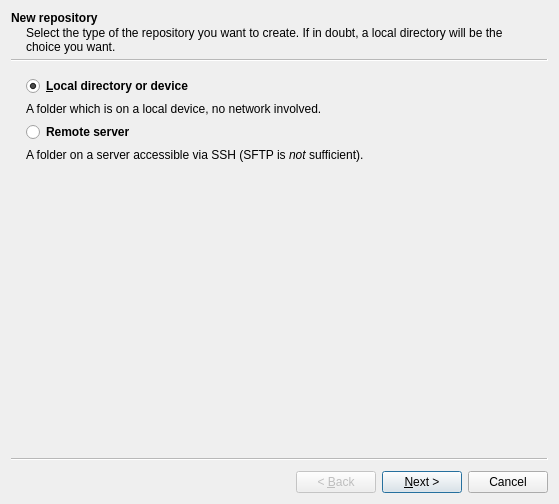
<?xml version="1.0" encoding="UTF-8"?>
<ui version="4.0">
 <class>Wizard</class>
 <widget class="QWizard" name="Wizard">
  <property name="geometry">
   <rect>
    <x>0</x>
    <y>0</y>
    <width>559</width>
    <height>504</height>
   </rect>
  </property>
  <property name="windowTitle">
   <string>Wizard</string>
  </property>
  <widget class="QWizardPage" name="page_type">
   <property name="title">
    <string>New repository</string>
   </property>
   <property name="subTitle">
    <string>Select the type of the repository you want to create. If in doubt, a local directory will be the choice you want.</string>
   </property>
   <layout class="QVBoxLayout" name="verticalLayout">
    <item>
     <widget class="QRadioButton" name="radioButton">
      <property name="font">
       <font>
        <weight>75</weight>
        <bold>true</bold>
       </font>
      </property>
      <property name="text">
       <string>&amp;Local directory or device</string>
      </property>
      <property name="checked">
       <bool>true</bool>
      </property>
     </widget>
    </item>
    <item>
     <widget class="QLabel" name="label_2">
      <property name="sizePolicy">
       <sizepolicy hsizetype="Preferred" vsizetype="Preferred">
        <horstretch>0</horstretch>
        <verstretch>0</verstretch>
       </sizepolicy>
      </property>
      <property name="text">
       <string>&lt;html&gt;&lt;head/&gt;&lt;body&gt;&lt;p&gt;A folder which is on a local device, no network involved.&lt;/p&gt;&lt;/body&gt;&lt;/html&gt;</string>
      </property>
      <property name="wordWrap">
       <bool>true</bool>
      </property>
     </widget>
    </item>
    <item>
     <widget class="QRadioButton" name="radioButton_2">
      <property name="font">
       <font>
        <weight>75</weight>
        <bold>true</bold>
       </font>
      </property>
      <property name="text">
       <string>Remote server</string>
      </property>
     </widget>
    </item>
    <item>
     <widget class="QLabel" name="label_3">
      <property name="text">
       <string>&lt;html&gt;&lt;head/&gt;&lt;body&gt;&lt;p&gt;A folder on a server accessible via SSH (SFTP is &lt;span style=&quot; font-style:italic;&quot;&gt;not&lt;/span&gt; sufficient).&lt;/p&gt;&lt;/body&gt;&lt;/html&gt;</string>
      </property>
     </widget>
    </item>
    <item>
     <spacer name="verticalSpacer">
      <property name="orientation">
       <enum>Qt::Vertical</enum>
      </property>
      <property name="sizeHint" stdset="0">
       <size>
        <width>20</width>
        <height>40</height>
       </size>
      </property>
     </spacer>
    </item>
   </layout>
  </widget>
  <widget class="QWizardPage" name="page_local_select_directory">
   <property name="title">
    <string>Local device</string>
   </property>
   <property name="subTitle">
    <string>Select the device and the directory on the device to use.</string>
   </property>
   <layout class="QVBoxLayout" name="verticalLayout_3">
    <item>
     <widget class="QLabel" name="label">
      <property name="sizePolicy">
       <sizepolicy hsizetype="Preferred" vsizetype="Minimum">
        <horstretch>0</horstretch>
        <verstretch>0</verstretch>
       </sizepolicy>
      </property>
      <property name="text">
       <string>&lt;html&gt;&lt;head/&gt;&lt;body&gt;&lt;p&gt;If the device you want to store backups on is removable, connect it now.&lt;/p&gt;&lt;/body&gt;&lt;/html&gt;</string>
      </property>
      <property name="wordWrap">
       <bool>true</bool>
      </property>
     </widget>
    </item>
    <item>
     <layout class="QFormLayout" name="formLayout_2">
      <item row="0" column="0">
       <widget class="QLabel" name="label_4">
        <property name="text">
         <string>Directory</string>
        </property>
       </widget>
      </item>
      <item row="0" column="1">
       <widget class="QLineEdit" name="directory"/>
      </item>
     </layout>
    </item>
    <item>
     <widget class="QGroupBox" name="groupBox">
      <property name="sizePolicy">
       <sizepolicy hsizetype="Preferred" vsizetype="Preferred">
        <horstretch>0</horstretch>
        <verstretch>0</verstretch>
       </sizepolicy>
      </property>
      <property name="title">
       <string>Device information</string>
      </property>
      <layout class="QFormLayout" name="formLayout">
       <item row="0" column="0">
        <widget class="QLabel" name="label_5">
         <property name="text">
          <string>Type</string>
         </property>
        </widget>
       </item>
       <item row="1" column="0">
        <widget class="QLabel" name="label_6">
         <property name="text">
          <string>Size</string>
         </property>
        </widget>
       </item>
       <item row="2" column="0">
        <widget class="QLabel" name="label_7">
         <property name="text">
          <string>Partition size</string>
         </property>
        </widget>
       </item>
       <item row="3" column="0">
        <widget class="QLabel" name="label_8">
         <property name="text">
          <string>Free space</string>
         </property>
        </widget>
       </item>
       <item row="0" column="1">
        <widget class="QLineEdit" name="device_info_type">
         <property name="readOnly">
          <bool>true</bool>
         </property>
        </widget>
       </item>
       <item row="1" column="1">
        <widget class="QLineEdit" name="device_info_size">
         <property name="readOnly">
          <bool>true</bool>
         </property>
        </widget>
       </item>
       <item row="2" column="1">
        <widget class="QLineEdit" name="device_info_partition_size">
         <property name="readOnly">
          <bool>true</bool>
         </property>
        </widget>
       </item>
       <item row="3" column="1">
        <widget class="QLineEdit" name="device_info_free_space">
         <property name="readOnly">
          <bool>true</bool>
         </property>
        </widget>
       </item>
      </layout>
     </widget>
    </item>
    <item>
     <widget class="QGroupBox" name="groupBox_2">
      <property name="title">
       <string>Removable device settings</string>
      </property>
      <layout class="QVBoxLayout" name="verticalLayout_4">
       <item>
        <widget class="QLabel" name="label_20">
         <property name="text">
          <string>&lt;html&gt;&lt;head/&gt;&lt;body&gt;&lt;p&gt;&lt;span style=&quot; font-weight:600;&quot;&gt;Note:&lt;/span&gt; If the device is not connected when the backup is supposed to run, a notification will inform you that you should plug the device in. Once the device is plugged in, the jobs affecting the device will be scheduled.&lt;/p&gt;&lt;/body&gt;&lt;/html&gt;</string>
         </property>
         <property name="wordWrap">
          <bool>true</bool>
         </property>
        </widget>
       </item>
       <item>
        <widget class="QCheckBox" name="checkBox">
         <property name="toolTip">
          <string>&lt;html&gt;&lt;head/&gt;&lt;body&gt;&lt;p&gt;When checked, jobs which are scheduled for the interval during which the device is plugged in are run immediately (with short grace period) instead of at their scheduled time. This is handy for daily backup jobs: simply plug in the device and &lt;span style=&quot; font-style:italic;&quot;&gt;cuteborg&lt;/span&gt; will do its duty.&lt;/p&gt;&lt;/body&gt;&lt;/html&gt;</string>
         </property>
         <property name="text">
          <string>Allow to run jobs early when the device is being plugged in</string>
         </property>
        </widget>
       </item>
      </layout>
     </widget>
    </item>
   </layout>
  </widget>
  <widget class="QWizardPage" name="page_remote_configure">
   <property name="title">
    <string>Remote repository</string>
   </property>
   <property name="subTitle">
    <string>Configure the connection to the remote repository.</string>
   </property>
   <layout class="QFormLayout" name="formLayout_3">
    <item row="0" column="0">
     <widget class="QLabel" name="label_12">
      <property name="text">
       <string>Host name</string>
      </property>
     </widget>
    </item>
    <item row="0" column="1">
     <widget class="QLineEdit" name="ssh_host"/>
    </item>
    <item row="1" column="0">
     <widget class="QLabel" name="label_9">
      <property name="text">
       <string>User</string>
      </property>
     </widget>
    </item>
    <item row="1" column="1">
     <widget class="QLineEdit" name="ssh_user">
      <property name="clearButtonEnabled">
       <bool>true</bool>
      </property>
     </widget>
    </item>
    <item row="2" column="0">
     <widget class="QLabel" name="label_11">
      <property name="text">
       <string>Port</string>
      </property>
     </widget>
    </item>
    <item row="2" column="1">
     <widget class="QSpinBox" name="ssh_port">
      <property name="minimum">
       <number>1</number>
      </property>
      <property name="maximum">
       <number>65535</number>
      </property>
      <property name="value">
       <number>22</number>
      </property>
     </widget>
    </item>
    <item row="3" column="0">
     <widget class="QLabel" name="label_13">
      <property name="text">
       <string>Identity file</string>
      </property>
     </widget>
    </item>
    <item row="3" column="1">
     <widget class="QLineEdit" name="ssh_identity_file">
      <property name="clearButtonEnabled">
       <bool>true</bool>
      </property>
     </widget>
    </item>
    <item row="4" column="0">
     <widget class="QLabel" name="label_10">
      <property name="text">
       <string>Path</string>
      </property>
     </widget>
    </item>
    <item row="4" column="1">
     <widget class="QLineEdit" name="ssh_remote_path"/>
    </item>
    <item row="5" column="0">
     <widget class="QLabel" name="label_14">
      <property name="text">
       <string>Remote borg executable</string>
      </property>
     </widget>
    </item>
    <item row="5" column="1">
     <widget class="QLineEdit" name="ssh_remote_port">
      <property name="clearButtonEnabled">
       <bool>true</bool>
      </property>
     </widget>
    </item>
    <item row="6" column="0">
     <widget class="QLabel" name="label_15">
      <property name="text">
       <string>SSH command line</string>
      </property>
     </widget>
    </item>
    <item row="6" column="1">
     <widget class="QLineEdit" name="ssh_command_line">
      <property name="readOnly">
       <bool>true</bool>
      </property>
     </widget>
    </item>
    <item row="7" column="1">
     <widget class="QPushButton" name="test_connection">
      <property name="text">
       <string>Test connection</string>
      </property>
     </widget>
    </item>
   </layout>
  </widget>
  <widget class="QWizardPage" name="page_pruning">
   <property name="title">
    <string>Pruning</string>
   </property>
   <property name="subTitle">
    <string>Borg can automatically manage the amount of archives kept. Use the following settings to control the behaviour.</string>
   </property>
   <layout class="QVBoxLayout" name="verticalLayout_5">
    <item>
     <widget class="QLabel" name="label_2">
      <property name="text">
       <string>&lt;html&gt;&lt;head/&gt;&lt;body&gt;&lt;p&gt;&lt;span style=&quot; font-weight:600;&quot;&gt;Note:&lt;/span&gt; If you choose to use the global settings with the box below, changes to the global settings made &lt;span style=&quot; font-style:italic;&quot;&gt;after&lt;/span&gt; the repository is created will be applied to the repository, too. If you simply want to copy the global settings without future changes to the global settings affecting the repository, uncheck the box below.&lt;/p&gt;&lt;/body&gt;&lt;/html&gt;</string>
      </property>
      <property name="wordWrap">
       <bool>true</bool>
      </property>
     </widget>
    </item>
    <item>
     <widget class="QCheckBox" name="checkBox_3">
      <property name="text">
       <string>Use global settings</string>
      </property>
     </widget>
    </item>
    <item>
     <widget class="PruneWidget" name="widget" native="true"/>
    </item>
   </layout>
   <zorder>widget</zorder>
   <zorder>checkBox_3</zorder>
   <zorder>label_2</zorder>
  </widget>
  <widget class="QWizardPage" name="page_encryption">
   <property name="title">
    <string>Encryption</string>
   </property>
   <property name="subTitle">
    <string>Enable encryption for the repository.</string>
   </property>
   <layout class="QFormLayout" name="formLayout_4">
    <item row="0" column="0">
     <widget class="QLabel" name="label_17">
      <property name="text">
       <string>Encryption mode</string>
      </property>
     </widget>
    </item>
    <item row="0" column="1">
     <widget class="QComboBox" name="encryption_mode">
      <property name="sizePolicy">
       <sizepolicy hsizetype="Expanding" vsizetype="Fixed">
        <horstretch>0</horstretch>
        <verstretch>0</verstretch>
       </sizepolicy>
      </property>
      <property name="currentIndex">
       <number>1</number>
      </property>
      <item>
       <property name="text">
        <string>No encryption</string>
       </property>
      </item>
      <item>
       <property name="text">
        <string>Save protected key in repository</string>
       </property>
      </item>
      <item>
       <property name="text">
        <string>Save protected key only locally</string>
       </property>
      </item>
     </widget>
    </item>
    <item row="1" column="0">
     <widget class="QLabel" name="label_18">
      <property name="text">
       <string>Passphrase</string>
      </property>
     </widget>
    </item>
    <item row="1" column="1">
     <widget class="QLineEdit" name="encryption_passphrase">
      <property name="echoMode">
       <enum>QLineEdit::Password</enum>
      </property>
      <property name="clearButtonEnabled">
       <bool>false</bool>
      </property>
     </widget>
    </item>
    <item row="2" column="1">
     <widget class="QCheckBox" name="encryption_save_passphrase">
      <property name="text">
       <string>Save passphrase in local keyring</string>
      </property>
     </widget>
    </item>
    <item row="3" column="0" colspan="2">
     <widget class="QLabel" name="label_19">
      <property name="sizePolicy">
       <sizepolicy hsizetype="Preferred" vsizetype="Preferred">
        <horstretch>0</horstretch>
        <verstretch>0</verstretch>
       </sizepolicy>
      </property>
      <property name="text">
       <string>&lt;html&gt;&lt;head/&gt;&lt;body&gt;&lt;h3&gt;Explanation of the modes&lt;/h3&gt;&lt;p&gt;&lt;span style=&quot; font-weight:600;&quot;&gt;No encryption:&lt;/span&gt; All data is stored without encryption.&lt;/p&gt;&lt;p&gt;The following options enable client-side encryption: The server never sees file names or file contents in plain-text.&lt;/p&gt;&lt;p&gt;&lt;span style=&quot; font-weight:600;&quot;&gt;Save protected key in repository:&lt;/span&gt; The key is stored inside the repository (in its “config” file). Use this mode if you trust in your good passphrase giving you enough protection. The repository server never sees the plaintext key. This has the advantage that if your local system is unusable, you can still recover using remote repositories with this option.&lt;/p&gt;&lt;p&gt;&lt;span style=&quot; font-weight:600;&quot;&gt;Save protected key only locally: &lt;/span&gt;The key is stored on your local disk (in &lt;span style=&quot; font-family:'DejaVu Sans Mono';&quot;&gt;~/.config/borg/keys/&lt;/span&gt;). Use this mode if you want “passphrase and having-the-key” security. &lt;span style=&quot; font-style:italic;&quot;&gt;Note&lt;/span&gt;: If you loose the key stored locally, you cannot recover data from the repository.&lt;/p&gt;&lt;/body&gt;&lt;/html&gt;</string>
      </property>
      <property name="wordWrap">
       <bool>true</bool>
      </property>
     </widget>
    </item>
   </layout>
  </widget>
  <widget class="QWizardPage" name="page_finish">
   <property name="title">
    <string>Finished!</string>
   </property>
   <property name="subTitle">
    <string>The configuration is finished.</string>
   </property>
   <layout class="QVBoxLayout" name="verticalLayout_2">
    <item>
     <widget class="QLabel" name="label_16">
      <property name="text">
       <string>If needed, you can make modifications to the repository configuration below. In case of doubt, simply click continue.</string>
      </property>
      <property name="wordWrap">
       <bool>true</bool>
      </property>
     </widget>
    </item>
    <item>
     <widget class="QPlainTextEdit" name="plainTextEdit">
      <property name="font">
       <font>
        <family>Monospace</family>
       </font>
      </property>
      <property name="lineWrapMode">
       <enum>QPlainTextEdit::NoWrap</enum>
      </property>
      <property name="readOnly">
       <bool>true</bool>
      </property>
     </widget>
    </item>
   </layout>
  </widget>
 </widget>
 <customwidgets>
  <customwidget>
   <class>PruneWidget</class>
   <extends>QWidget</extends>
   <header>qtborg.prune_widget</header>
   <container>1</container>
  </customwidget>
 </customwidgets>
 <resources/>
 <connections/>
</ui>
